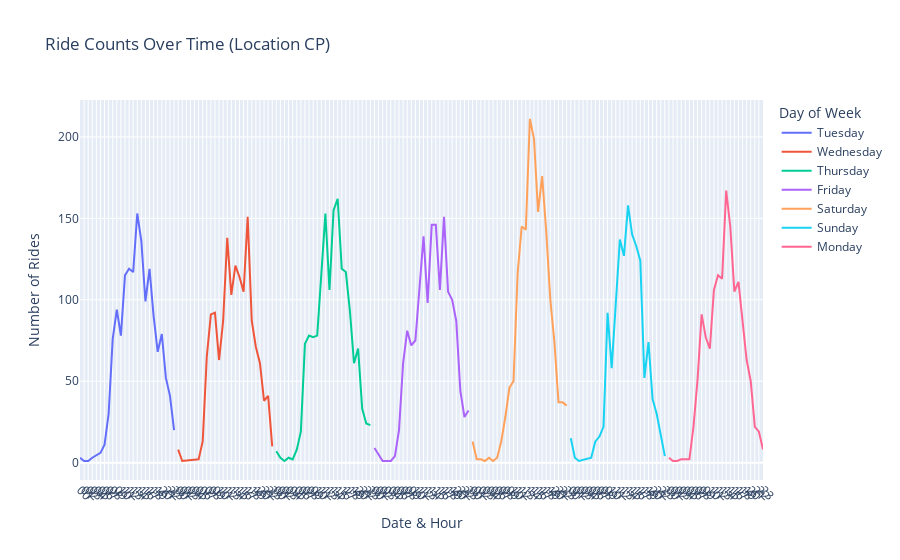

Notebook code for this chart:
### Code cell
import plotly.express as px

# Rename count column (if needed)
agg_rides = agg_rides.rename(columns={0: 'ride_count'})

# Filter for location 43 and up to 15 Feb
filtered = agg_rides[
    (agg_rides['pickup_location_id'] == 43) &
    (agg_rides['pickup_hour'] < pd.to_datetime('2022-02-08'))
].copy()

# Add day of week (optional for color), but keep full datetime
filtered['day_of_week'] = filtered['pickup_hour'].dt.day_name()

# Plot with full timestamp on x-axis
fig = px.line(
    filtered,
    x='pickup_hour',  # full timestamp
    y='ride_count',
    color='day_of_week',  # for color-coded days
    title='Ride Counts Over Time (Location CP)',
    labels={
        'pickup_hour': 'Date & Hour',
        'ride_count': 'Number of Rides',
        'day_of_week': 'Day of Week'
    }
)
fig.update_layout(
    xaxis=dict(
        tickformat="%H",  # e.g. Feb 01, 00:00 (with line break for cleaner display)
        dtick=3600000,                # 1 hour in milliseconds
        tickangle=45,
        showgrid=True
    )
)

fig.show()

### Figure 1 — Plotly figure (JSON) as saved in the notebook; plotly's stock layout.template omitted (floating-point values rounded to 4 significant figures)
{"data": [{"hovertemplate": "Day of Week=Tuesday<br>Date & Hour=%{x}<br>Number of Rides=%{y}<extra></extra>", "legendgroup": "Tuesday", "line": {"color": "#636efa", "dash": "solid"}, "marker": {"symbol": "circle"}, "mode": "lines", "name": "Tuesday", "orientation": "v", "showlegend": true, "type": "scatter", "x": ["2022-02-01T00:00:00.000000", "2022-02-01T01:00:00.000000", "2022-02-01T02:00:00.000000", "2022-02-01T03:00:00.000000", "2022-02-01T05:00:00.000000", "2022-02-01T06:00:00.000000", "2022-02-01T07:00:00.000000", "2022-02-01T08:00:00.000000", "2022-02-01T09:00:00.000000", "2022-02-01T10:00:00.000000", "2022-02-01T11:00:00.000000", "2022-02-01T12:00:00.000000", "2022-02-01T13:00:00.000000", "2022-02-01T14:00:00.000000", "2022-02-01T15:00:00.000000", "2022-02-01T16:00:00.000000", "2022-02-01T17:00:00.000000", "2022-02-01T18:00:00.000000", "2022-02-01T19:00:00.000000", "2022-02-01T20:00:00.000000", "2022-02-01T21:00:00.000000", "2022-02-01T22:00:00.000000", "2022-02-01T23:00:00.000000"], "xaxis": "x", "y": [3, 1, 1, 3, 6, 11, 30, 76, 94, 78, 115, 119, 117, 153, 136, 99, 119, 90, 68, 79, 52, 41, 20], "yaxis": "y"}, {"hovertemplate": "Day of Week=Wednesday<br>Date & Hour=%{x}<br>Number of Rides=%{y}<extra></extra>", "legendgroup": "Wednesday", "line": {"color": "#EF553B", "dash": "solid"}, "marker": {"symbol": "circle"}, "mode": "lines", "name": "Wednesday", "orientation": "v", "showlegend": true, "type": "scatter", "x": ["2022-02-02T00:00:00.000000", "2022-02-02T01:00:00.000000", "2022-02-02T05:00:00.000000", "2022-02-02T06:00:00.000000", "2022-02-02T07:00:00.000000", "2022-02-02T08:00:00.000000", "2022-02-02T09:00:00.000000", "2022-02-02T10:00:00.000000", "2022-02-02T11:00:00.000000", "2022-02-02T12:00:00.000000", "2022-02-02T13:00:00.000000", "2022-02-02T14:00:00.000000", "2022-02-02T15:00:00.000000", "2022-02-02T16:00:00.000000", "2022-02-02T17:00:00.000000", "2022-02-02T18:00:00.000000", "2022-02-02T19:00:00.000000", "2022-02-02T20:00:00.000000", "2022-02-02T21:00:00.000000", "2022-02-02T22:00:00.000000", "2022-02-02T23:00:00.000000"], "xaxis": "x", "y": [8, 1, 2, 13, 65, 91, 92, 63, 87, 138, 103, 121, 114, 105, 151, 87, 71, 61, 38, 41, 10], "yaxis": "y"}, {"hovertemplate": "Day of Week=Thursday<br>Date & Hour=%{x}<br>Number of Rides=%{y}<extra></extra>", "legendgroup": "Thursday", "line": {"color": "#00cc96", "dash": "solid"}, "marker": {"symbol": "circle"}, "mode": "lines", "name": "Thursday", "orientation": "v", "showlegend": true, "type": "scatter", "x": ["2022-02-03T00:00:00.000000", "2022-02-03T01:00:00.000000", "2022-02-03T02:00:00.000000", "2022-02-03T03:00:00.000000", "2022-02-03T04:00:00.000000", "2022-02-03T05:00:00.000000", "2022-02-03T06:00:00.000000", "2022-02-03T07:00:00.000000", "2022-02-03T08:00:00.000000", "2022-02-03T09:00:00.000000", "2022-02-03T10:00:00.000000", "2022-02-03T11:00:00.000000", "2022-02-03T12:00:00.000000", "2022-02-03T13:00:00.000000", "2022-02-03T14:00:00.000000", "2022-02-03T15:00:00.000000", "2022-02-03T16:00:00.000000", "2022-02-03T17:00:00.000000", "2022-02-03T18:00:00.000000", "2022-02-03T19:00:00.000000", "2022-02-03T20:00:00.000000", "2022-02-03T21:00:00.000000", "2022-02-03T22:00:00.000000", "2022-02-03T23:00:00.000000"], "xaxis": "x", "y": [7, 3, 1, 3, 2, 8, 19, 73, 78, 77, 78, 119, 153, 106, 155, 162, 119, 117, 93, 61, 70, 33, 24, 23], "yaxis": "y"}, {"hovertemplate": "Day of Week=Friday<br>Date & Hour=%{x}<br>Number of Rides=%{y}<extra></extra>", "legendgroup": "Friday", "line": {"color": "#ab63fa", "dash": "solid"}, "marker": {"symbol": "circle"}, "mode": "lines", "name": "Friday", "orientation": "v", "showlegend": true, "type": "scatter", "x": ["2022-02-04T00:00:00.000000", "2022-02-04T01:00:00.000000", "2022-02-04T02:00:00.000000", "2022-02-04T04:00:00.000000", "2022-02-04T05:00:00.000000", "2022-02-04T06:00:00.000000", "2022-02-04T07:00:00.000000", "2022-02-04T08:00:00.000000", "2022-02-04T09:00:00.000000", "2022-02-04T10:00:00.000000", "2022-02-04T11:00:00.000000", "2022-02-04T12:00:00.000000", "2022-02-04T13:00:00.000000", "2022-02-04T14:00:00.000000", "2022-02-04T15:00:00.000000", "2022-02-04T16:00:00.000000", "2022-02-04T17:00:00.000000", "2022-02-04T18:00:00.000000", "2022-02-04T19:00:00.000000", "2022-02-04T20:00:00.000000", "2022-02-04T21:00:00.000000", "2022-02-04T22:00:00.000000", "2022-02-04T23:00:00.000000"], "xaxis": "x", "y": [9, 5, 1, 1, 4, 20, 61, 81, 72, 75, 105, 139, 98, 146, 146, 106, 151, 105, 100, 87, 44, 28, 32], "yaxis": "y"}, {"hovertemplate": "Day of Week=Saturday<br>Date & Hour=%{x}<br>Number of Rides=%{y}<extra></extra>", "legendgroup": "Saturday", "line": {"color": "#FFA15A", "dash": "solid"}, "marker": {"symbol": "circle"}, "mode": "lines", "name": "Saturday", "orientation": "v", "showlegend": true, "type": "scatter", "x": ["2022-02-05T00:00:00.000000", "2022-02-05T01:00:00.000000", "2022-02-05T02:00:00.000000", "2022-02-05T03:00:00.000000", "2022-02-05T04:00:00.000000", "2022-02-05T05:00:00.000000", "2022-02-05T06:00:00.000000", "2022-02-05T07:00:00.000000", "2022-02-05T08:00:00.000000", "2022-02-05T09:00:00.000000", "2022-02-05T10:00:00.000000", "2022-02-05T11:00:00.000000", "2022-02-05T12:00:00.000000", "2022-02-05T13:00:00.000000", "2022-02-05T14:00:00.000000", "2022-02-05T15:00:00.000000", "2022-02-05T16:00:00.000000", "2022-02-05T17:00:00.000000", "2022-02-05T18:00:00.000000", "2022-02-05T19:00:00.000000", "2022-02-05T20:00:00.000000", "2022-02-05T21:00:00.000000", "2022-02-05T22:00:00.000000", "2022-02-05T23:00:00.000000"], "xaxis": "x", "y": [13, 2, 2, 1, 3, 1, 3, 13, 28, 46, 50, 116, 145, 143, 211, 199, 154, 176, 142, 100, 74, 37, 37, 35], "yaxis": "y"}, {"hovertemplate": "Day of Week=Sunday<br>Date & Hour=%{x}<br>Number of Rides=%{y}<extra></extra>", "legendgroup": "Sunday", "line": {"color": "#19d3f3", "dash": "solid"}, "marker": {"symbol": "circle"}, "mode": "lines", "name": "Sunday", "orientation": "v", "showlegend": true, "type": "scatter", "x": ["2022-02-06T00:00:00.000000", "2022-02-06T01:00:00.000000", "2022-02-06T02:00:00.000000", "2022-02-06T05:00:00.000000", "2022-02-06T06:00:00.000000", "2022-02-06T07:00:00.000000", "2022-02-06T08:00:00.000000", "2022-02-06T09:00:00.000000", "2022-02-06T10:00:00.000000", "2022-02-06T11:00:00.000000", "2022-02-06T12:00:00.000000", "2022-02-06T13:00:00.000000", "2022-02-06T14:00:00.000000", "2022-02-06T15:00:00.000000", "2022-02-06T16:00:00.000000", "2022-02-06T17:00:00.000000", "2022-02-06T18:00:00.000000", "2022-02-06T19:00:00.000000", "2022-02-06T20:00:00.000000", "2022-02-06T21:00:00.000000", "2022-02-06T22:00:00.000000", "2022-02-06T23:00:00.000000"], "xaxis": "x", "y": [15, 3, 1, 3, 13, 16, 22, 92, 58, 99, 137, 127, 158, 140, 133, 124, 52, 74, 39, 30, 17, 4], "yaxis": "y"}, {"hovertemplate": "Day of Week=Monday<br>Date & Hour=%{x}<br>Number of Rides=%{y}<extra></extra>", "legendgroup": "Monday", "line": {"color": "#FF6692", "dash": "solid"}, "marker": {"symbol": "circle"}, "mode": "lines", "name": "Monday", "orientation": "v", "showlegend": true, "type": "scatter", "x": ["2022-02-07T00:00:00.000000", "2022-02-07T01:00:00.000000", "2022-02-07T02:00:00.000000", "2022-02-07T03:00:00.000000", "2022-02-07T05:00:00.000000", "2022-02-07T06:00:00.000000", "2022-02-07T07:00:00.000000", "2022-02-07T08:00:00.000000", "2022-02-07T09:00:00.000000", "2022-02-07T10:00:00.000000", "2022-02-07T11:00:00.000000", "2022-02-07T12:00:00.000000", "2022-02-07T13:00:00.000000", "2022-02-07T14:00:00.000000", "2022-02-07T15:00:00.000000", "2022-02-07T16:00:00.000000", "2022-02-07T17:00:00.000000", "2022-02-07T18:00:00.000000", "2022-02-07T19:00:00.000000", "2022-02-07T20:00:00.000000", "2022-02-07T21:00:00.000000", "2022-02-07T22:00:00.000000", "2022-02-07T23:00:00.000000"], "xaxis": "x", "y": [3, 1, 1, 2, 2, 22, 51, 91, 77, 70, 106, 115, 113, 167, 145, 105, 111, 85, 63, 50, 22, 19, 8], "yaxis": "y"}], "layout": {"legend": {"title": {"text": "Day of Week"}, "tracegroupgap": 0}, "title": {"text": "Ride Counts Over Time (Location CP)"}, "xaxis": {"anchor": "y", "domain": [0, 1], "dtick": 3600000, "showgrid": true, "tickangle": 45, "tickformat": "%H", "title": {"text": "Date & Hour"}}, "yaxis": {"anchor": "x", "domain": [0, 1], "title": {"text": "Number of Rides"}}}}
